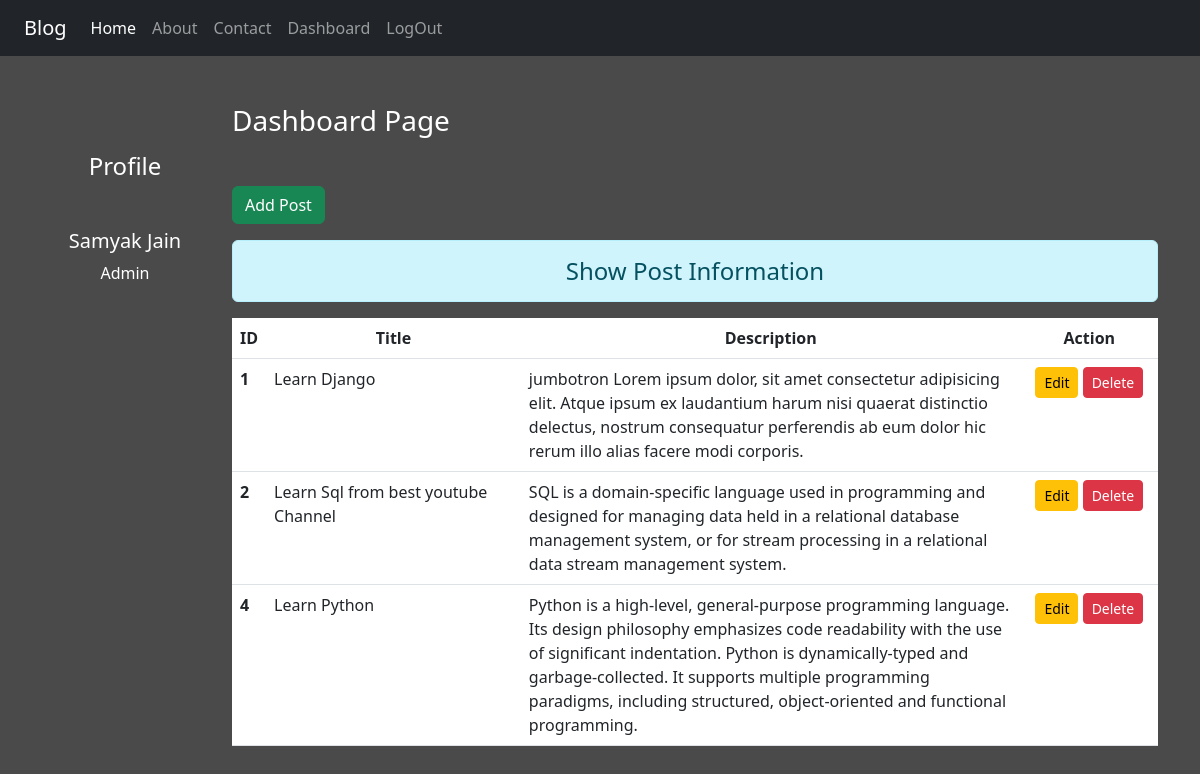
The page /dashboard/ (signed in) on the database its author committed.
### blog/models.py (models this page shows)
class Post(models.Model):
    title = models.CharField(max_length=150)
    desc = models.TextField()

### blog/views.py (the view)
# urls.py: path('dashboard/', views.dashboard, name='dashboard'),
def dashboard(request):
    if request.user.is_authenticated:
        posts = Post.objects.all()
        user = request.user
        full_name = user.get_full_name()
        gps = user.groups.all()
        return render(request, 'blog/dashboard.html', {'posts':posts, 'full_name':full_name, 'groups':gps})
    else:
        return HttpResponseRedirect('/login/')

### blog/templates/blog/dashboard.html (shortened to what this page needs)
{% extends 'blog/base.html'%}
 {%load static%}
{%block side%}
<div class="col-sm-2 text-white my-5 text-center">
  <h4 class = "my-5">Profile</h4>
  <h5>{{full_name}}</h5>
  {% for group in groups   %}
  <p>{{group.name}}</p>
  {% endfor %}
</div>
{%endblock side%}
{% block content %}
<div class="col-sm-10">
  <h3 class="text-white my-5">Dashboard Page</h3>
  <a href="{% url 'addpost' %}" class = "btn btn-success">Add Post</a>
  <h4 class="text-center alert alert-info mt-3">Show Post Information</h4>
  {% if posts %}
  <table class = "table table-hover bg-white">
    <thead>
        <tr class = "text-center">
            <th scope = "col" style = "width:2%">ID</th>
            <th scope = "col" style = "width:28%">Title</th>
            <th scope = "col" style = "width:55%">Description</th>
            <th scope = "col" style = "width:15%">Action</th>
        </tr>
    </thead>
    <tbody>
        {% for post in posts %}
          <tr>
            <th scope = "row">{{post.id}}</th>
            <td>{{post.title}}</td>
            <td>{{post.desc}}</td>
            <td class = "text-center">
                <a href="{%url 'updatepost' post.id%}" class = "btn btn-warning btn-sm">Edit</a>
                {% if perms.blog.delete_post %}
                <form action="{% url 'deletepost' post.id%}" method = "post" class = "d-inline">
                    <input type="submit" class = "btn btn-danger btn-sm" value = "Delete">
                </form>
                {% endif %}
            </td>
          </tr>
        {% endfor %}
    </tbody>
  </table>
  {% else %}
  <h4 class = "text-center alert alert-warning">No Records</h4>
  {% endif %}
</div>
{% endblock content %}

### blog/templates/blog/base.html (shortened to what this page needs)
<!DOCTYPE html>
{%load static%}
<html lang="en">
<head>
    <link rel="stylesheet" href="{% static 'blog/css/bootstrap.css'%}">
    <link rel="stylesheet" href="{% static 'blog/css/style.css'%}">
</head>
<body>
    <div class="container-fluid bg-dark">
        {% include 'blog/navbar.html'%}
    </div>
    <div class="container">
        <div class="row">
            {%block side%}
            {%endblock side%}
            {%block content%}
            {%endblock content%}
        </div>
    </div>
</body>
</html>

### blog/templates/blog/navbar.html (shortened to what this page needs)
<nav class="navbar navbar-expand-lg navbar-dark bg-dark">
    <div class="container-fluid">
      <a class="navbar-brand" href="#">Blog</a>
      <div class="collapse navbar-collapse" id="navbarNav">
        <ul class="navbar-nav">
          <li class="nav-item">
            <a class="nav-link active" aria-current="page" href="/">Home</a>
          </li>
          <li class="nav-item">
            <a class="nav-link" href="{%url 'about'%}">About</a>
          </li>
          <li class="nav-item">
            <a class="nav-link" href="{% url 'contact'%}">Contact</a>
          </li>
          {% if request.user.is_authenticated %}
          <li class="nav-item">
            <a class="nav-link" href="{% url 'dashboard'%}">Dashboard</a>
          </li>
          <li class="nav-item">
            <a class="nav-link" href="{% url 'logout'%}">LogOut</a>
          </li>
          {% endif %}
        </ul>
      </div>
    </div>
  </nav>

### blog/static/blog/css/style.css (style rules this page uses)
body { background-color: rgb(75, 74, 74); color: antiquewhite; }
form { color: rgb(177, 168, 168); }

### rows shown on the page
Post: id "1", title "Learn Django", desc "jumbotron Lorem ipsum dolor, sit amet consectetur adipisicing elit. Atque ipsum ex laudantium harum nisi quaerat distinctio delectus, nostrum consequatur perferendis ab eum dolor hic rerum illo alias facere modi corporis."
Post: id "2", title "Learn Sql from best youtube Channel", desc "SQL is a domain-specific language used in programming and designed for managing data held in a relational database management system, or for stream processing in a relational data stream management system."
Post: id "4", title "Learn Python", desc "Python is a high-level, general-purpose programming language. Its design philosophy emphasizes code readability with the use of significant indentation. Python is dynamically-typed and garbage-collected. It supports multiple programming paradigms, including structured, object-oriented and functional programming."

### other values the page prints
{{ full_name }} "Samyak Jain"
{{ group.name }} "Admin"
